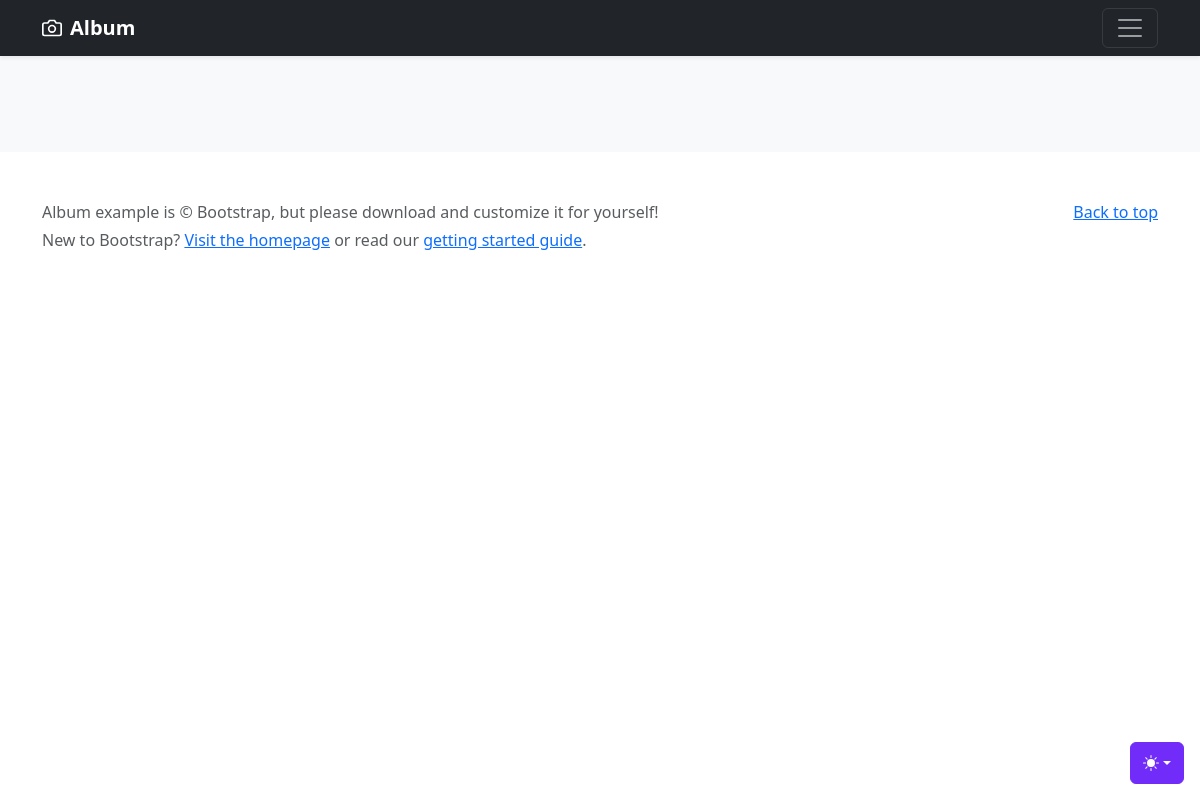
The app's page /app03/, older data.
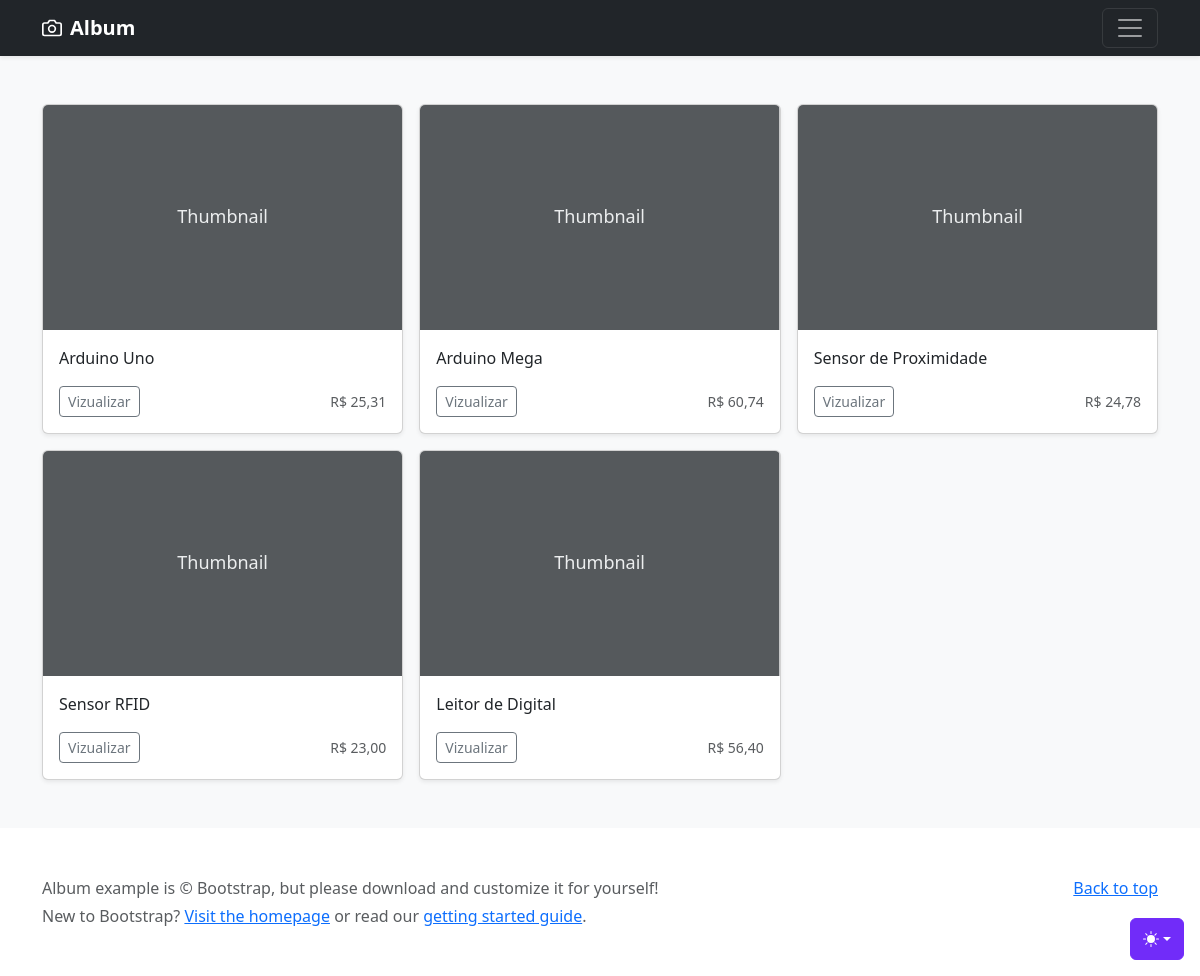
The same page, newer data.
### apps/app03/models.py (models this page shows, shortened)
class Produto(models.Model):
    nome_produto = models.CharField(max_length=200)
    valor_produto = models.DecimalField(max_digits=1000, decimal_places=2)

### apps/app03/views.py (the view)
# urls.py: path('', views.lista_produtos, name='lista_dos_produtos')
def lista_produtos(request):
    produtos = Produto.objects.all()
    return render(request, 'produtos/index.html', {'produtos': produtos})

### apps/app03/templates/produtos/index.html (shortened to what this page needs)
<!doctype html>
<html lang="en" data-bs-theme="auto">
  <head>
    <link rel="stylesheet" href="https://cdn.jsdelivr.net/npm/@docsearch/css@3">
<link href="https://cdn.jsdelivr.net/npm/bootstrap@5.3.1/dist/css/bootstrap.min.css" rel="stylesheet">
  </head>
  <body>
    <div class="dropdown position-fixed bottom-0 end-0 mb-3 me-3 bd-mode-toggle">
      <button class="btn btn-bd-primary py-2 dropdown-toggle d-flex align-items-center"
              id="bd-theme"
              type="button"
              aria-expanded="false"
              data-bs-toggle="dropdown"
              aria-label="Toggle theme (auto)">
        <svg class="bi my-1 theme-icon-active" width="1em" height="1em"><use href="#circle-half"></use></svg>
      </button>
    </div>
<header data-bs-theme="dark">
  <div class="navbar navbar-dark bg-dark shadow-sm">
    <div class="container">
      <a href="#" class="navbar-brand d-flex align-items-center">
        <strong>Album</strong>
      </a>
      <button class="navbar-toggler" type="button" data-bs-toggle="collapse" data-bs-target="#navbarHeader" aria-controls="navbarHeader" aria-expanded="false" aria-label="Toggle navigation">
        <span class="navbar-toggler-icon"></span>
      </button>
    </div>
  </div>
</header>
<main>
  <div class="album py-5 bg-body-tertiary">
    <div class="container">
      <div class="row row-cols-1 row-cols-sm-2 row-cols-md-3 g-3">
        {% for produto in produtos %}
        <div class="col">
          <div class="card shadow-sm">
            <svg class="bd-placeholder-img card-img-top" width="100%" height="225" xmlns="http://www.w3.org/2000/svg" role="img" aria-label="Placeholder: Thumbnail" preserveAspectRatio="xMidYMid slice" focusable="false"><title>Placeholder</title><rect width="100%" height="100%" fill="#55595c"/><text x="50%" y="50%" fill="#eceeef" dy=".3em">Thumbnail</text></svg>
            <div class="card-body">
              <p class="card-text">{{produto.nome_produto}}</p>
              <div class="d-flex justify-content-between align-items-center">
                <div class="btn-group">
                  <button type="button" class="btn btn-sm btn-outline-secondary">Vizualizar</button>
                </div>
                <small class="text-body-secondary">R$ {{produto.valor_produto}}</small>
              </div>
            </div>
          </div>
        </div>
        {% endfor %}
      </div>
    </div>
  </div>
</main>
<footer class="text-body-secondary py-5">
  <div class="container">
    <p class="float-end mb-1">
      <a href="#">Back to top</a>
    </p>
    <p class="mb-1">Album example is &copy; Bootstrap, but please download and customize it for yourself!</p>
    <p class="mb-0">New to Bootstrap? <a href="/">Visit the homepage</a> or read our <a href="../getting-started/introduction/">getting started guide</a>.</p>
  </div>
</footer>
    </body>
</html>

### apps/app03/templates/produtos/index.html (style rules this page uses)
.bd-placeholder-img { font-size: 1.125rem; text-anchor: middle; -webkit-user-select: none; -moz-user-select: none; user-select: none; }
.bi { vertical-align: -.125em; fill: currentColor; }
.btn-bd-primary { --bd-violet-bg: #712cf9; --bd-violet-rgb: 112.520718, 44.062154, 249.437846; --bs-btn-font-weight: 600; --bs-btn-color: var(--bs-white); --bs-btn-bg: var(--bd-violet-bg); --bs-btn-border-color: var(--bd-violet-bg); --bs-btn-hover-color: var(--bs-white); --bs-btn-hover-bg: #6528e0; --bs-btn-hover-border-color: #6528e0; --bs-btn-focus-shadow-rgb: var(--bd-violet-rgb); --bs-btn-active-color: var(--bs-btn-hover-color); --bs-btn-active-bg: #5a23c8; --bs-btn-active-border-color: #5a23c8; }
.bd-mode-toggle { z-index: 1500; }

Row changes from the older to the newer data that the page shows:
added Produto: nome_produto "Arduino Uno", valor_produto "25,31"
added Produto: nome_produto "Arduino Mega", valor_produto "60,74"
added Produto: nome_produto "Sensor de Proximidade", valor_produto "24,78"
added Produto: nome_produto "Sensor RFID", valor_produto "23,00"
added Produto: nome_produto "Leitor de Digital", valor_produto "56,40"
